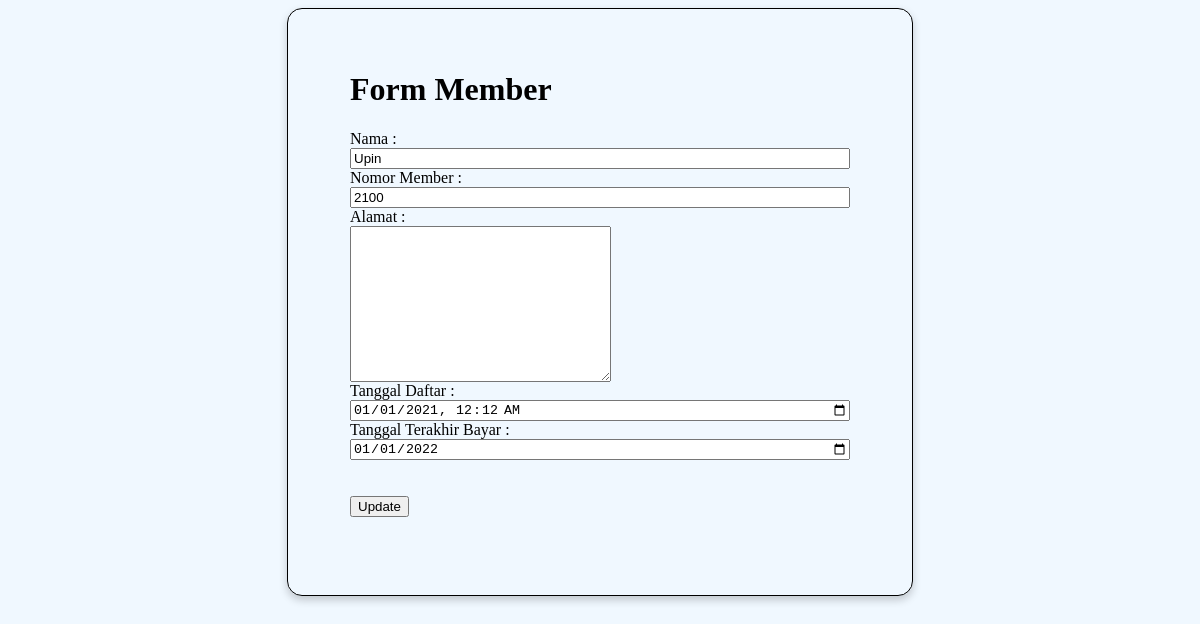
The app's page /FormMember.php?id_member=101 (signed in) with its own data.
### tables this page shows
CREATE TABLE `member` (
  `id_member` int(11) NOT NULL,
  `password` varchar(250) NOT NULL,
  `nama_member` varchar(250) NOT NULL,
  `nomor_member` varchar(15) NOT NULL,
  `alamat` text NOT NULL,
  `tgl_mendaftar` datetime NOT NULL,
  `tgl_terakhir_bayar` date NOT NULL
);

### Koneksi.php (called while the page is built, shortened)
<?php
    function connect(){
        try{
            $dbConnect = new PDO(
                'mysql:host=localhost;dbname=web-5','root','',
                array(PDO::ATTR_ERRMODE, PDO::ERRMODE_EXCEPTION, PDO::ATTR_PERSISTENT => true)
            );
        } catch(PDOException $e){
            print "Connection Problem : ". $e ->getMessage()."<br/>";
            die();
        }
        return $dbConnect;
    }
?>

### Model.php (called while the page is built, shortened)
<?php
require("./Koneksi.php");
function editMember(){
    $b = connect()->prepare("SELECT * FROM member WHERE id_member = ".$_GET["id_member"]);
    $b -> execute();
    $GLOBALS['res'] = $b->fetchAll();
}
?>

### FormMember.php (the view, shortened to what this page needs)
<?php session_start();
require('./Model.php');
if(isset($_GET['id_member'])){
    editMember();
}
?>
<DOCTYPE html>
<html>
    <body>
            <table>
                <td>
                <h1>Form Member</h1>
                <form action="" method="POST">
                <label>Nama :</label> <br>
                <input type="text" name="nama" <?php echo (isset($_GET['id_member'])) ? "value = " . $res[0]["nama_member"] . "" : "value = '' "; ?> required> <br>
                <label>Nomor Member : </label> <br>
                <input type="text" name="no_member" <?php echo (isset($_GET['id_member'])) ? "value = " . $res[0]["nomor_member"] . "" : "value = '' "; ?> required> <br>
                <label>Alamat : </label> <br>
                <textarea name="alamat" cols="30" rows="10" <?php echo (isset($_GET['id_member'])) ? "value = " . $res[0]["alamat"] . "" : "value = '' "; ?> required></textarea> <br>
                <label>Tanggal Daftar : </label> <br>
                <input type="datetime-local" name="tgl_daftar" <?php echo (isset($_GET['id_member'])) ? "value = ".date('Y-m-d\TH:i', strtotime($res[0]["tgl_mendaftar"]))."" : "value = '' "; ?> required> <br>
                <Label>Tanggal Terakhir Bayar : </Label> <br>
                <input type="date" name="tgl_terakhir_bayar" <?php echo (isset($_GET['id_member'])) ? "value = " . $res[0]["tgl_terakhir_bayar"] . "" : "value = '' "; ?> required> <br> <br>
                <br>
                <?php
                    if(isset($_GET['id_member'])){
                        echo '<button type ="submit" name="update"> Update </button>';
                    } else {
                        echo '<button type ="submit" name ="submit"> Add </button>';
                    }
                ?>
                </form>
                </td>
            </table>
    </body>
</html>

### FormMember.php (style rules this page uses)
body { background-color:aliceblue; }
table { border: 1px solid; margin-left: auto; margin-right: auto; padding: 5%; box-shadow: 0 4px 8px 0 rgba(0,0,0,0.2); border-radius: 15px; }
input { width: 100%; }
td { width: 500px; }

### records on screen
member: nama "Upin", no_member "2100", tgl_daftar "01/01/2021 00:12", tgl_terakhir_bayar "01/01/2022"
